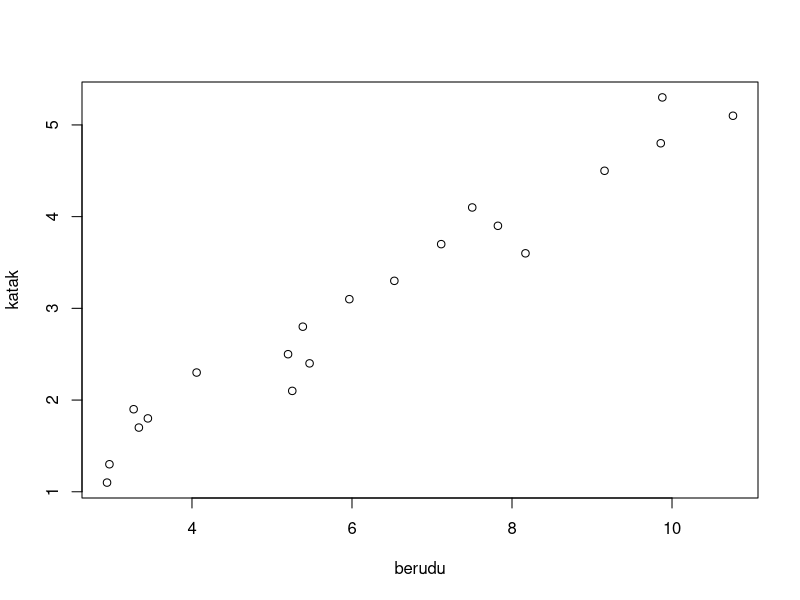
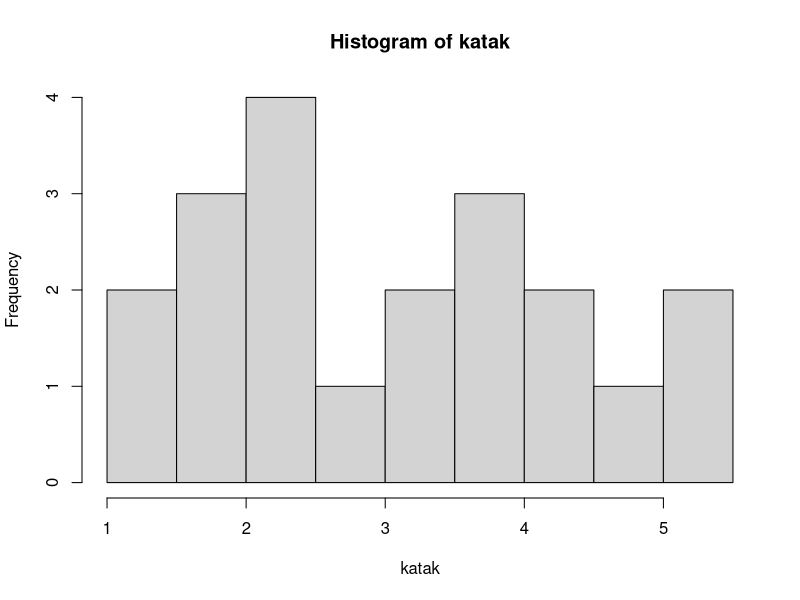
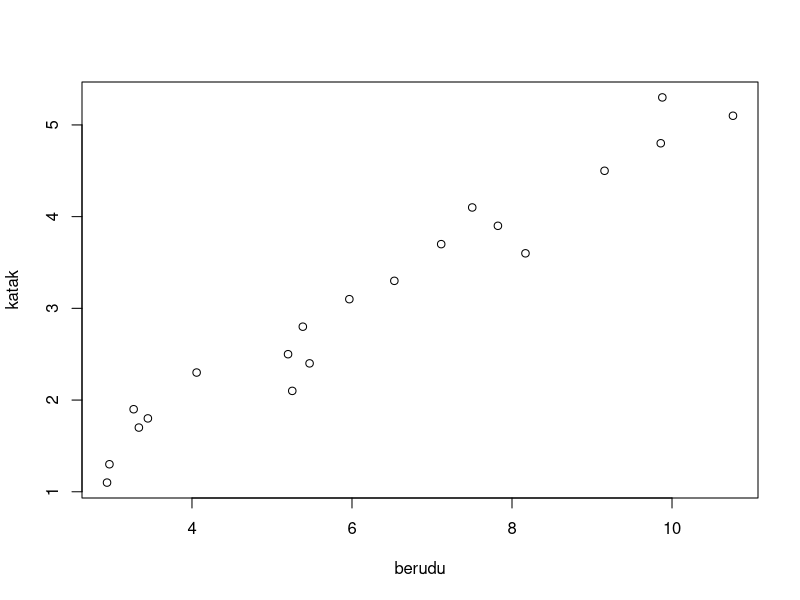

R code for these plots, in order:
## ---- chunk 1

# bikin objek namanya katak dgn 20 observasi

katak = c(1.1, 1.3, 1.7, 1.8, 1.9, 
          2.1, 2.3, 2.4, 2.5, 2.8, 
          3.1, 3.3, 3.6, 3.7, 3.9, 
          4.1, 4.5, 4.8, 5.1, 5.3)

berudu = 2 * katak
berudu = rnorm(n = 20, mean = 2 * katak, sd = 0.5)

## ---- chunk 2

# kata biasa

# di dalam code kalau mau bikin keterangan harus pakai "#" hkjhkhkjghkjhkhkhkjhkjhkjhkjhkjhjkkhksh cksjdlhf klsad 


## ---- chunk 3

# Perhatikan bahwa parameter `echo = FALSE` (echo = gema) ditambahkan ke potongan kode untuk mencegah pencetakan kode R yang menghasilkan plot.

plot(katak ~ berudu)
hist(katak)
# plot(y ~ x)

## ---- chunk 4

# Sekarang `echo = TRUE` (default), sehingga kode yang menghasilkan plot dapat dilihat

plot(katak ~ berudu)

## ---- chunk 5

# menghitung korelasi antara katak dan berudu:
cor(katak, berudu)

# signifikansi statistik dari korelasi::
cor.test(katak, berudu)
